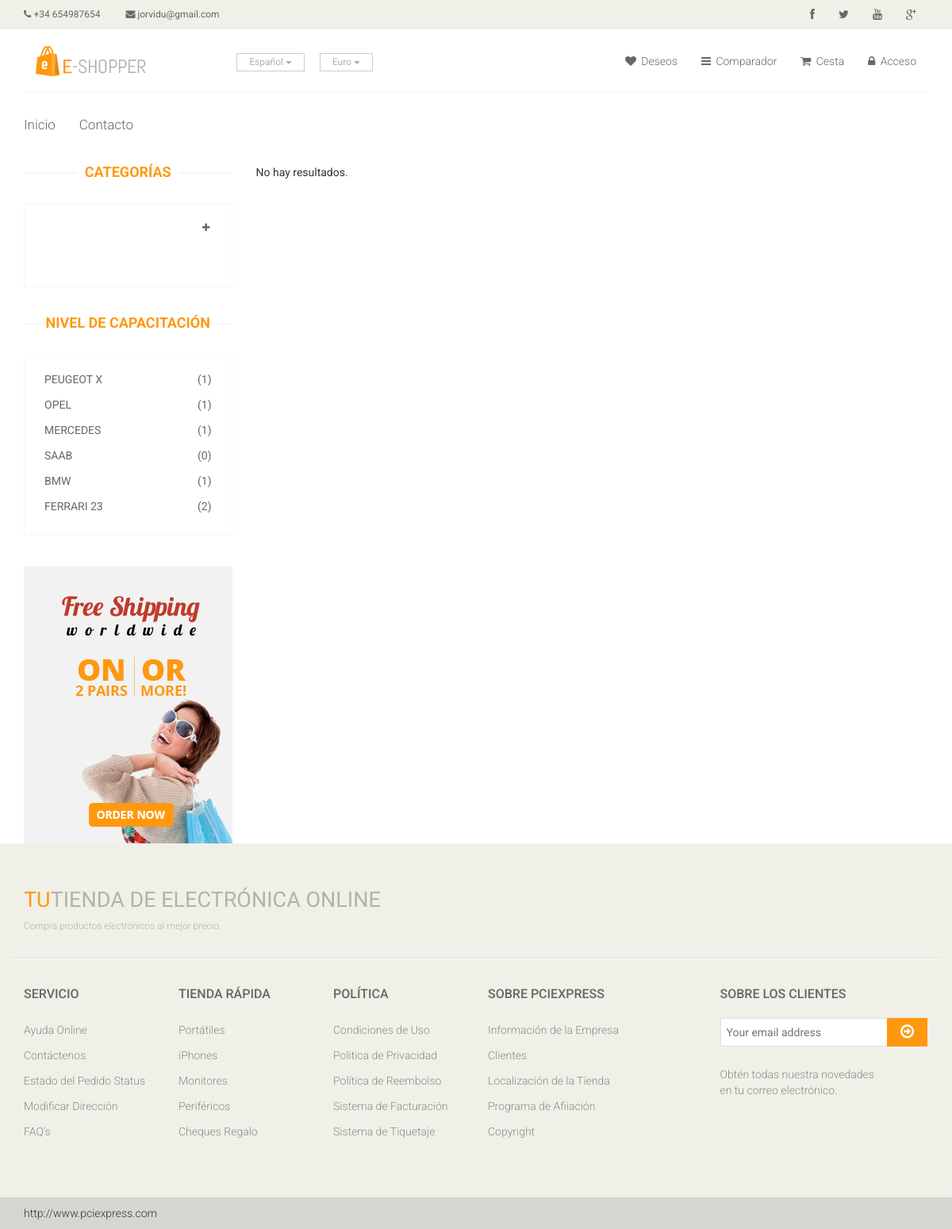
Screenshot of /categoria.php with the database file from the repository.
### tables this page shows
CREATE TABLE `tblidioma` (
  `idIdioma` int(11) NOT NULL AUTO_INCREMENT,
  `strIdioma` varchar(20) NOT NULL,
  PRIMARY KEY (`idIdioma`)
);

CREATE TABLE `tblmoneda` (
  `idMoneda` int(11) NOT NULL AUTO_INCREMENT,
  `strNombre` varchar(50) NOT NULL,
  `dblValor` double NOT NULL,
  `intPrincipal` int(11) NOT NULL,
  `strSimbolo` varchar(10) NOT NULL,
  `strCodificacion` varchar(10) NOT NULL,
  `strHTML` varchar(10) DEFAULT NULL,
  PRIMARY KEY (`idMoneda`)
);

CREATE TABLE IF NOT EXISTS `tblcategoria` (
  `idCategoria` int(11) NOT NULL AUTO_INCREMENT,
  `strNombre` varchar(50) NOT NULL,
  `intEstado` int(11) NOT NULL,
  `refPadre` int(11) NOT NULL,
  `intOrden` int(11) NOT NULL,
  PRIMARY KEY (`idCategoria`)
);

CREATE TABLE IF NOT EXISTS `tblmarca` (
  `idMarca` int(11) NOT NULL AUTO_INCREMENT,
  `strMarca` varchar(50) NOT NULL,
  `intOrden` int(11) NOT NULL,
  `intEstado` int(11) NOT NULL,
  PRIMARY KEY (`idMarca`)
);

### includes/pie.php (called while the page is built)
<?php include("includes/pie/"._idiomaactual.".php"); ?>

### includes/menuizquierda.php (the view, shortened to what this page needs)
<?php
$query_DatosConsultaCategorias = sprintf("SELECT * FROM tblcategoria WHERE refPadre=0 AND intEstado=1 ORDER BY intOrden ASC");
$DatosConsultaCategorias = mysqli_query($con,  $query_DatosConsultaCategorias) or die(mysqli_error($con));
$row_DatosConsultaCategorias = mysqli_fetch_assoc($DatosConsultaCategorias);
?>
<div class="left-sidebar">
	<h2><?php echo _T8;?></h2>
	<div class="panel-group category-products" id="accordian">
	<?php
		$solapa="apertura";
		$contador=1;
			do {
				$solapaapertura=$solapa.$contador;
		?>
		<div class="panel panel-default">
		<?php if (TieneSubcategorias($row_DatosConsultaCategorias["idCategoria"]))
		{?>
			<div class="panel-heading">
				<h4 class="panel-title">
					<a data-toggle="collapse" data-parent="#accordian" href="#<?php echo $solapaapertura;?>">
						<span class="badge pull-right"><i class="fa fa-plus"></i></span>
					</a>
				</h4>
			</div>
		<?php }
		else
		{?>
		<div class="panel-heading">
			</div>
		<?php }?></div>
<?php
			$contador=$contador+1;
			} while ($row_DatosConsultaCategorias = mysqli_fetch_assoc($DatosConsultaCategorias)); ?>
						</div>
						<?php
$query_DatosConsultaMarcas = sprintf("SELECT * FROM tblmarca WHERE intEstado=1 ORDER BY intOrden ASC");
$DatosConsultaMarcas = mysqli_query($con,  $query_DatosConsultaMarcas) or die(mysqli_error($con));
$row_DatosConsultaMarcas = mysqli_fetch_assoc($DatosConsultaMarcas);
?>
<?php if (_marcas==1){?>
						<div class="brands_products">
							<h2><?php echo _T9;?></h2>
							<div class="brands-name">
								<ul class="nav nav-pills nav-stacked">
								<?php
			do {
				?>
									<li><a href="categoria.php?marca=<?php echo $row_DatosConsultaMarcas["idMarca"];?>"> <span class="pull-right">(<?php echo CochesporMarca($row_DatosConsultaMarcas["idMarca"]);?>)</span><?php echo $row_DatosConsultaMarcas["strMarca"];?></a></li>
		<?php
			} while ($row_DatosConsultaMarcas = mysqli_fetch_assoc($DatosConsultaMarcas)); ?>
								</ul>
							</div>
						</div>
						<?php }?>
						<div class="shipping text-center">
							<img src="images/home/shipping.jpg" alt="" />
						</div>
					</div>

### categoria.php (shortened to what this page needs)
<?php require_once('Connections/conexion.php'); ?>
<?php
$resultadosporclick=6;
?>
<!DOCTYPE html>
<html lang="es">
<head>
    <?php include("includes/cabecera.php"); ?>
</head>
<body>
<?php include("includes/header.php"); ?>
<section>
  <div class="container">
    <div class="row">
      <div class="col-sm-3">
        <?php include("includes/menuizquierda.php"); ?>
      </div>
      <div class="col-sm-9 padding-right">
        <div class="features_items">
 <?php
		if ($totalRows_DatosConsulta > 0) {
			 do {
              		?>
              		<div class="col-sm-4">
							<?php
						MostrarProducto($row_DatosConsulta["idProducto"]);
						?>
						</div>
              		<?php
			  		 } while ($row_DatosConsulta = mysqli_fetch_assoc($DatosConsulta));
			$tutorial_id=1;
			if ($totalresultados>$resultadosporclick){
			?>
			<div style="text-align: center">
			<div class="btn btn-default add-to-cart" id="show_more_main<?php echo $tutorial_id; ?>">
        <span id="<?php echo $tutorial_id; ?>" class="show_more" title="Ver más productos"><?php echo _T17;?></span>
        <span class="loding" style="display: none;"><span class="loding_txt"><?php echo _T18;?></span></span>
    </div> </div>
    <?php
		}
		 }
		else
		 {  ?>
               <?php echo _T19;?>
                <?php } ?>
					</div>
      </div>
    </div>
  </div>
</section>
<?php include("includes/pie.php"); ?>
</body>
</html>

### includes/cabecera.php (shortened to what this page needs)
  <link href="css/bootstrap.min.css" rel="stylesheet">
   <link href="css/font-awesome.min.css" rel="stylesheet">
   <link href="css/prettyPhoto.css" rel="stylesheet">
   <link href="css/price-range.css" rel="stylesheet">
   <link href="css/animate.css" rel="stylesheet">
<link href="css/main.css" rel="stylesheet">
<link href="css/responsive.css" rel="stylesheet">
  <link href="css/extrafrontal.css" rel="stylesheet">

### includes/header.php (shortened to what this page needs)
<header id="header">
		<div class="header_top">
			<div class="container">
				<div class="row">
					<div class="col-sm-6">
						<div class="contactinfo">
							<ul class="nav nav-pills">
								<li><a href="#"><i class="fa fa-phone"></i> <?php echo _telefono;?></a></li>
								<li><a href="mailto:<?php echo _email;?>"><i class="fa fa-envelope"></i> <?php echo _email;?></a></li>
							</ul>
						</div>
					</div>
					<div class="col-sm-6">
						<div class="social-icons pull-right">
							<ul class="nav navbar-nav">
								<li><a href="" target="_blank"><i class="fa fa-facebook"></i></a></li>
								<li><a href="" target="_blank"><i class="fa fa-twitter"></i></a></li>
								<li><a href="" target="_blank"><i class="fa fa-youtube"></i></a></li>
								<li><a href="" target="_blank"><i class="fa fa-google-plus"></i></a></li>
							</ul>
						</div>
					</div>
				</div>
			</div>
		</div>
		<div class="header-middle">
			<div class="container">
				<div class="row">
					<div class="col-sm-5">
						<div class="logo pull-left">
							<a href="index.php"><img src="images/<?php echo _logo;?>" alt="" /></a>
						</div>
						<div class="btn-group pull-right">
							<?php BloqueIdiomas();?>
							<?php BloqueMonedas(); ?>
						</div>
					</div>
					<div class="col-sm-7">
						<div class="shop-menu pull-right">
							<ul class="nav navbar-nav">
								<li><a href="usuario-lista-deseos.php" class="destinodeseos"><i class="fa fa-heart"></i> <?php echo _T3;?></a></li>
								<li><a href="usuario-lista-comparar.php" class="destinocomparar"><i class="fa fa-bars "></i> <?php echo _T4;?></a></li>
								<li><a href="carrito.php"><i class="fa fa-shopping-cart"></i> <?php echo _T5;?> <?php
									if ((isset($_SESSION['tienda2017Front_UserId'])) || (isset($_SESSION['MM2_Temporal'])))
										MostrarCantidadCarrito();?></a></li>
								<?php if (!isset($_SESSION['tienda2017Front_UserId'])){?>
								<li><a href="login.php"><i class="fa fa-lock"></i> <?php echo _T6;?></a></li>
								<?php }
								else {
									echo '<li><a href="#"><i class="fa fa-user"></i> '. ObtenerNombreUsuario($_SESSION['tienda2017Front_UserId']).'</a></li>';
									echo '<li><a href="logout.php"><i class="fa fa-times-circle  "></i> '._T7.'</a></li>';
								}?>
							</ul>
						</div>
					</div>
				</div>
			</div>
		</div>
		<div class="header-bottom">
			<div class="container">
				<div class="row">
					<div class="col-sm-9">
						<div class="mainmenu pull-left">
							<ul class="nav navbar-nav collapse navbar-collapse">
								<li><a href="index.php" ><?php echo _T1;?></a></li>
								<li><a href="contacto.php"><?php echo _T2;?></a></li>
							</ul>
						</div>
					</div>
				</div>
			</div>
		</div>
	</header>

### includes/funciones.php (shortened to what this page needs)
<?php
switch (_idiomaactual) {
    case 1:
		if (is_file("includes/languages/1.php"))  include("includes/languages/1.php");
		break;
}
if (!function_exists("GetSQLValueString")) {
function GetSQLValueString($theValue, $theType, $theDefinedValue = "", $theNotDefinedValue = "")
{
  global $con;
  $theValue = function_exists("mysqli_real_escape_string") ? mysqli_real_escape_string($con, $theValue) : mysqli_escape_string($con,$theValue);
  switch ($theType) {
    case "text":
      $theValue = ($theValue != "") ? "'" . $theValue . "'" : "NULL";
      break;
    case "long":
    case "int":
      $theValue = ($theValue != "") ? intval($theValue) : "NULL";
      break;
  }
  return $theValue;
}
}
			?>
			<?php
function TieneSubcategorias($padre)
{
	global $con;
	$query_ConsultaFuncion = sprintf("SELECT * FROM tblcategoria WHERE refPadre = %s AND intEstado=1",
		 GetSQLValueString($padre, "text"));
	$ConsultaFuncion = mysqli_query($con,  $query_ConsultaFuncion) or die(mysqli_error($con));
	$totalRows_ConsultaFuncion = mysqli_num_rows($ConsultaFuncion);
	if ($totalRows_ConsultaFuncion>0)
		return true;
	else
		return false;
}
			?>
			<?php
function CochesporMarca($marca)
{
	global $con;
	$query_ConsultaFuncion = sprintf("SELECT COUNT(idProducto) AS Total FROM tblproducto WHERE refMarca = %s ",
	   GetSQLValueString($marca, "int"));
	$ConsultaFuncion = mysqli_query($con,  $query_ConsultaFuncion) or die(mysqli_error($con));
	$row_ConsultaFuncion = mysqli_fetch_assoc($ConsultaFuncion);
	return $row_ConsultaFuncion["Total"];
}
			?>
			<?php
function BloqueMonedas()
{
	global $con;
	$query_ConsultaFuncion = sprintf("SELECT * FROM tblmoneda WHERE idMoneda=%s ", $_SESSION["monedaactiva"]);
	$ConsultaFuncion = mysqli_query($con,  $query_ConsultaFuncion) or die(mysqli_error($con));
	$row_ConsultaFuncion = mysqli_fetch_assoc($ConsultaFuncion);
	?>
	<div class="btn-group">
	<button type="button" class="btn btn-default dropdown-toggle usa" data-toggle="dropdown">
	<?php echo $row_ConsultaFuncion["strNombre"];?>
	<span class="caret"></span>
</button>
	</div>
	<?php
}
		?>
					  <?php
function BloqueIdiomas()
{
	global $con;
		$query_ConsultaFuncion = sprintf("SELECT * FROM tblidioma WHERE idIdioma =  "._idiomaactual);
		$ConsultaFuncion = mysqli_query($con,  $query_ConsultaFuncion) or die(mysqli_error($con));
		$row_ConsultaFuncion = mysqli_fetch_assoc($ConsultaFuncion);
	?>
	<div class="btn-group">
	<button type="button" class="btn btn-default dropdown-toggle usa" data-toggle="dropdown">
	<?php echo $row_ConsultaFuncion["strIdioma"];?>
	<span class="caret"></span>
</button>
	</div>
	<?php
}
	?>

### includes/pie/1.php (shortened to what this page needs)
<footer id="footer">
		<div class="footer-top">
			<div class="container">
				<div class="row">
					<div class="col-sm-6">
						<div class="companyinfo">
							<h2><span>Tu</span>tienda de electrónica online</h2>
							<p>Compra productos electrónicos al mejor precio.</p>
						</div>
					</div>
				</div>
			</div>
		</div>
		<div class="footer-widget">
			<div class="container">
				<div class="row">
					<div class="col-sm-2">
						<div class="single-widget">
							<h2>Servicio</h2>
							<ul class="nav nav-pills nav-stacked">
								<li><a href="#">Ayuda Online</a></li>
								<li><a href="#">Contáctenos</a></li>
								<li><a href="#">Estado del Pedido Status</a></li>
								<li><a href="#">Modificar Dirección</a></li>
								<li><a href="#">FAQ’s</a></li>
							</ul>
						</div>
					</div>
					<div class="col-sm-2">
						<div class="single-widget">
							<h2>Tienda Rápida</h2>
							<ul class="nav nav-pills nav-stacked">
								<li><a href="ordenadores/portatiles/">Portátiles</a></li>
								<li><a href="smartphones-telefonia/mundo-iphone/">iPhones</a></li>
								<li><a href="perifericos/monitores/">Monitores</a></li>
								<li><a href="#">Periféricos</a></li>
								<li><a href="#">Cheques Regalo</a></li>
							</ul>
						</div>
					</div>
					<div class="col-sm-2">
						<div class="single-widget">
							<h2>Política</h2>
							<ul class="nav nav-pills nav-stacked">
								<li><a href="#">Condiciones de Uso</a></li>
								<li><a href="#">Politica de Privacidad</a></li>
								<li><a href="#">Política de Reembolso</a></li>
								<li><a href="#">Sistema de Facturación</a></li>
								<li><a href="#">Sistema de Tiquetaje</a></li>
							</ul>
						</div>
					</div>
					<div class="col-sm-2">
						<div class="single-widget">
							<h2>Sobre PCiExpress</h2>
							<ul class="nav nav-pills nav-stacked">
								<li><a href="#">Información de la Empresa</a></li>
								<li><a href="#">Clientes</a></li>
								<li><a href="#">Localización de la Tienda</a></li>
								<li><a href="#">Programa de Afiiación</a></li>
								<li><a href="#">Copyright</a></li>
							</ul>
						</div>
					</div>
					<div class="col-sm-3 col-sm-offset-1">
						<div class="single-widget">
							<h2>Sobre los Clientes</h2>
							<form action="#" class="searchform">
								<input type="text" placeholder="Your email address" />
								<button type="submit" class="btn btn-default"><i class="fa fa-arrow-circle-o-right"></i></button>
								<p>Obtén todas nuestra novedades <br />en tu correo electrónico.</p>
							</form>
						</div>
					</div>
				</div>
			</div>
		</div>
		<div class="footer-bottom">
			<div class="container">
				<div class="row">
					<p class="pull-left">http://www.pciexpress.com</p>
				</div>
			</div>
		</div>
	</footer>

### rows the page displays
tblidioma: strIdioma "Español"
tblmoneda: strNombre "Euro"
tblmarca: idMarca "1", strMarca "PEUGEOT X"
tblmarca: idMarca "1", strMarca "OPEL"
tblmarca: idMarca "1", strMarca "MERCEDES"
tblmarca: idMarca "0", strMarca "SAAB"
tblmarca: idMarca "1", strMarca "BMW"
tblmarca: idMarca "2", strMarca "FERRARI 23"

### other values shown
_telefono "+34 654987654"
_email "jorvidu@gmail.com"
_T3 "Deseos"
_T4 "Comparador"
_T5 "Cesta"
_T6 "Acceso"
_T1 "Inicio"
_T2 "Contacto"
_T8 "CATEGORÍAS"
_T9 "NIVEL DE CAPACITACIÓN"
_T19 "No hay resultados."
